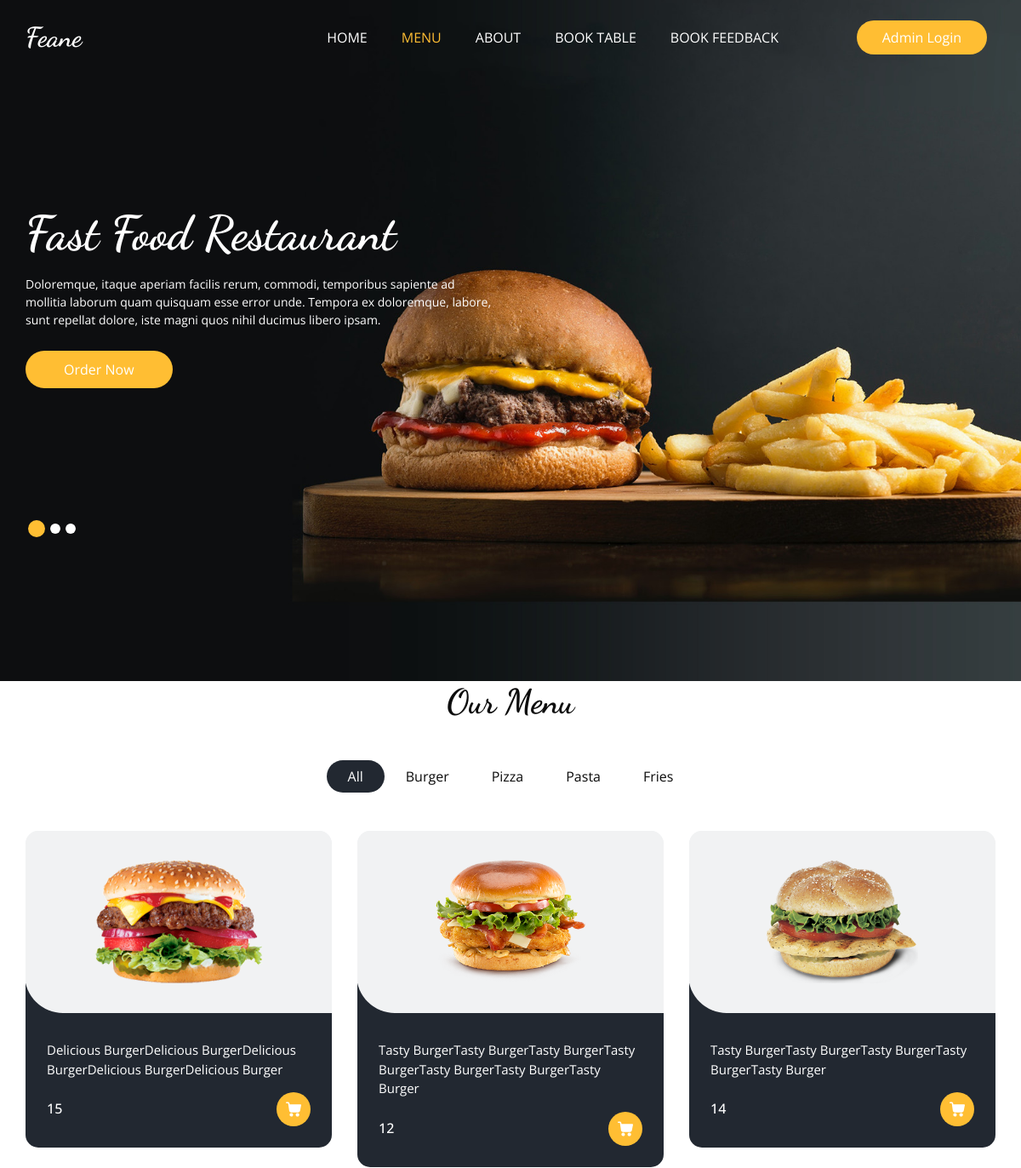
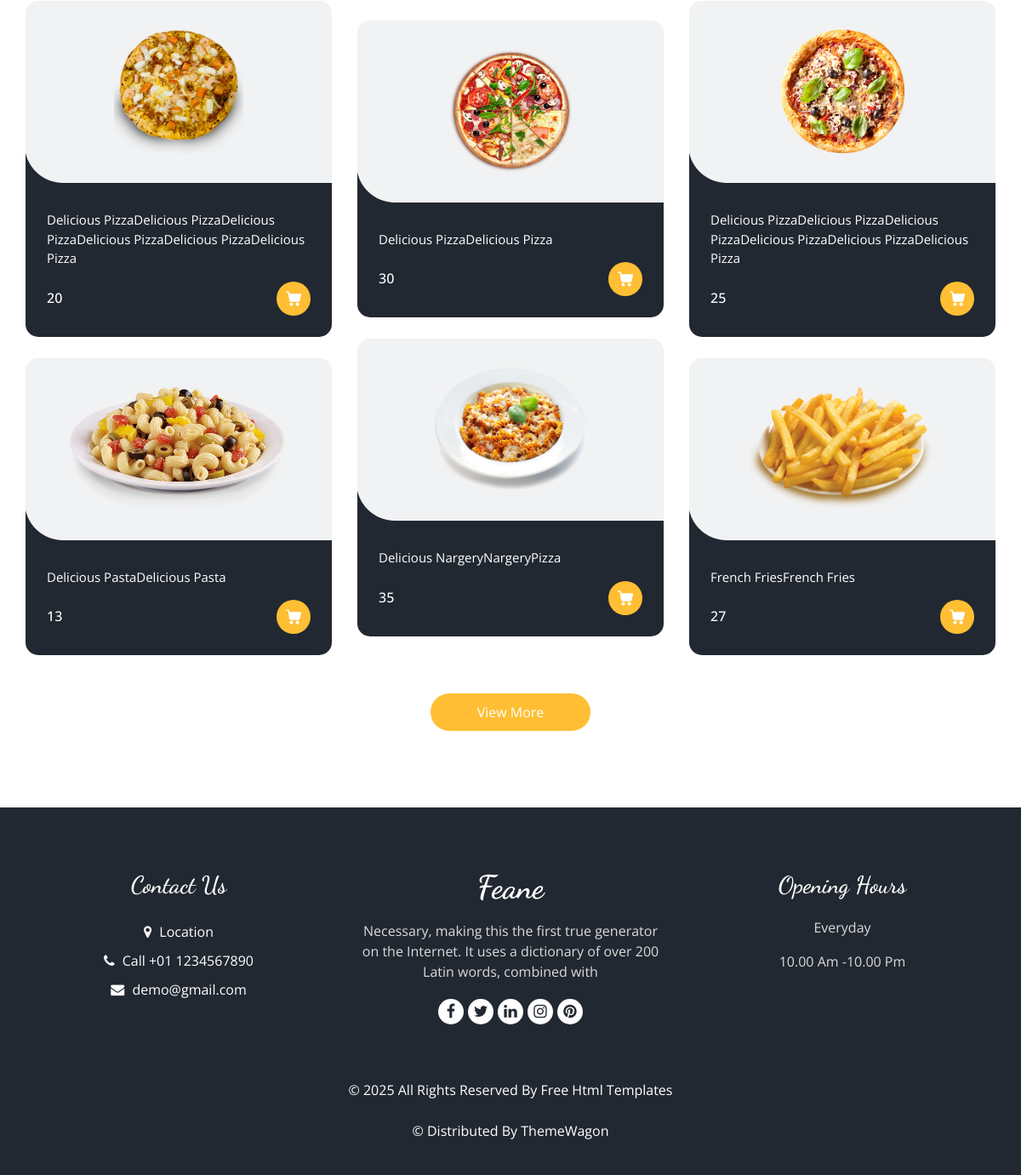
The page /menu on the database its author committed (2 pictures, top to bottom).
### Base_App/models.py (models this page shows, shortened)
class ItemList(models.Model):
    Category_name = models.CharField(max_length=15)
    def __str__(self):
        return self.Category_name

class Items(models.Model):
    Item_name = models.CharField(max_length=25)
    description = models.TextField(blank=False)
    Price = models.IntegerField()
    Category = models.ForeignKey(ItemList,related_name='Name', on_delete=models.CASCADE)
    Image = models.ImageField(upload_to='Items/')

### Base_App/views.py (the view)
# urls.py: path('menu', MenuView,name='Menu'),
def MenuView(request):
    items = Items.objects.all()
    list = ItemList.objects.all()
    return render(request,'menu.html',{'items':items, 'list':list})

### template/menu.html (shortened to what this page needs)
{% extends "base.html" %}
{% block slider %}
{% block menu_status %}active{% endblock menu_status %}
<section class="slider_section ">
    <div id="customCarousel1" class="carousel slide" data-ride="carousel">
      <div class="carousel-inner">
        <div class="carousel-item active">
          <div class="container ">
            <div class="row">
              <div class="col-md-7 col-lg-6 ">
                <div class="detail-box">
                  <h1>
                    Fast Food Restaurant
                  </h1>
                  <p>
                    Doloremque, itaque aperiam facilis rerum, commodi, temporibus sapiente ad mollitia laborum quam quisquam esse error unde. Tempora ex doloremque, labore, sunt repellat dolore, iste magni quos nihil ducimus libero ipsam.
                  </p>
                  <div class="btn-box">
                    <a href="" class="btn1">
                      Order Now
                    </a>
                  </div>
                </div>
              </div>
            </div>
          </div>
        </div>
      </div>
      <div class="container">
        <ol class="carousel-indicators">
          <li data-target="#customCarousel1" data-slide-to="0" class="active"></li>
          <li data-target="#customCarousel1" data-slide-to="1"></li>
          <li data-target="#customCarousel1" data-slide-to="2"></li>
        </ol>
      </div>
    </div>
</section>
{% endblock slider %}
{% block main %}
<section class="food_section layout_padding-bottom">
    <div class="container">
      <div class="heading_container heading_center">
        <h2>
          Our Menu
        </h2>
      </div>
      <ul class="filters_menu">
        <li class="active" data-filter="*">All</li>
        {% for i in list %}
        <li data-filter=".{{i.Category_name}}">{{i.Category_name}}</li>
        {% endfor %}
      </ul>
      <div class="filters-content">
        <div class="row grid">
            {% for j in items %}
          <div class="col-sm-6 col-lg-4 all {{j.Category}}">
            <div class="box">
              <div>
                <div class="img-box">
                  <img src="media/{{j.Image}}" alt="{{j.Image}}">
                </div>
                <div class="detail-box">
                  <p>
                    {{j.description}}
                  </p>
                  <div class="options">
                    <h6>
                      {{j.Price}}
                    </h6>
                    <a href="">
                    </a>
                  </div>
                </div>
              </div>
            </div>
          </div>
          {% endfor %}
        </div>
      </div>
      <div class="btn-box">
        <a href="">
          View More
        </a>
      </div>
    </div>
</section>
{% endblock main %}

### template/base.html (shortened to what this page needs)
<!DOCTYPE html>
<html>
{% load static %}
<head>
  <link rel="stylesheet" type="text/css" href="{% static "css/bootstrap.css" %}" />
  <link rel="stylesheet" type="text/css" href="https://cdnjs.cloudflare.com/ajax/libs/OwlCarousel2/2.3.4/assets/owl.carousel.min.css" />
  <link rel="stylesheet" href="https://cdnjs.cloudflare.com/ajax/libs/jquery-nice-select/1.1.0/css/nice-select.min.css" />
  <link href="{% static "css/font-awesome.min.css" %}" rel="stylesheet" />
  <link href="{% static "css/style.css" %}" rel="stylesheet" />
  <link href="{% static "css/responsive.css" %}" rel="stylesheet" />
</head>
<body>
  <div class="hero_area">
    <div class="bg-box">
      <img src="{% static "images/hero-bg.jpg" %}" alt="">
    </div>
    <header class="header_section">
      <div class="container">
        <nav class="navbar navbar-expand-lg custom_nav-container ">
          <a class="navbar-brand" href="{% url "Home"%}">
            <span>
              Feane
            </span>
          </a>
          <div class="collapse navbar-collapse" id="navbarSupportedContent">
            <ul class="navbar-nav  mx-auto ">
              <li class="nav-item {% block home_status %}{% endblock home_status %}">
                <a class="nav-link" href="{% url 'Home'%}">Home <span class="sr-only">(current)</span></a>
              </li>
              <li class="nav-item {% block menu_status %}{% endblock menu_status %}">
                <a class="nav-link" href="{% url 'Menu'%}">Menu</a>
              </li>
              <li class="nav-item {% block about_status %}{% endblock about_status %}">
                <a class="nav-link" href="{% url 'About'%}">About</a>
              </li>
              <li class="nav-item {% block book_status %}{% endblock book_status %}">
                <a class="nav-link" href="{% url 'Book_Table'%}">Book Table</a>
              </li>
              <li class="nav-item {% block feedback_status %}{% endblock feedback_status %}">
                <a class="nav-link" href="{% url 'Feedback'%}">Book Feedback</a>
              </li>
            </ul>
            <div class="user_option">
              <a href="/admin" class="order_online">
                Admin Login
              </a>
            </div>
          </div>
        </nav>
      </div>
    </header>
    {% block slider %}{% endblock slider %}
  </div>
 {% block main %}{% endblock main %}
  <footer class="footer_section">
    <div class="container">
      <div class="row">
        <div class="col-md-4 footer-col">
          <div class="footer_contact">
            <h4>
              Contact Us
            </h4>
            <div class="contact_link_box">
              <a href="">
                <i class="fa fa-map-marker" aria-hidden="true"></i>
                <span>
                  Location
                </span>
              </a>
              <a href="">
                <i class="fa fa-phone" aria-hidden="true"></i>
                <span>
                  Call +01 1234567890
                </span>
              </a>
              <a href="">
                <i class="fa fa-envelope" aria-hidden="true"></i>
                <span>
                  demo@gmail.com
                </span>
              </a>
            </div>
          </div>
        </div>
        <div class="col-md-4 footer-col">
          <div class="footer_detail">
            <a href="" class="footer-logo">
              Feane
            </a>
            <p>
              Necessary, making this the first true generator on the Internet. It uses a dictionary of over 200 Latin words, combined with
            </p>
            <div class="footer_social">
              <a href="">
                <i class="fa fa-facebook" aria-hidden="true"></i>
              </a>
              <a href="">
                <i class="fa fa-twitter" aria-hidden="true"></i>
              </a>
              <a href="">
                <i class="fa fa-linkedin" aria-hidden="true"></i>
              </a>
              <a href="">
                <i class="fa fa-instagram" aria-hidden="true"></i>
              </a>
              <a href="">
                <i class="fa fa-pinterest" aria-hidden="true"></i>
              </a>
            </div>
          </div>
        </div>
        <div class="col-md-4 footer-col">
          <h4>
            Opening Hours
          </h4>
          <p>
            Everyday
          </p>
          <p>
            10.00 Am -10.00 Pm
          </p>
        </div>
      </div>
      <div class="footer-info">
        <p>
          &copy; <span id="displayYear"></span> All Rights Reserved By
          <a href="https://html.design/">Free Html Templates</a><br><br>
          &copy;  Distributed By
          <a href="https://themewagon.com/" target="_blank">ThemeWagon</a>
        </p>
      </div>
    </div>
  </footer>
</body>
</html>

### static/css/responsive.css (style rules this page uses)
@media (min-width: 1200px) { .container { max-width: 1170px; } }

### rows shown on the page
ItemList: Category_name "Burger"
ItemList: Category_name "Pizza"
ItemList: Category_name "Pasta"
ItemList: Category_name "Fries"
Items: Image (picture), description "Delicious BurgerDelicious BurgerDelicious BurgerDelicious BurgerDelicious Burger", Price "15"
Items: Image (picture), description "Tasty BurgerTasty BurgerTasty BurgerTasty BurgerTasty BurgerTasty BurgerTasty Burger", Price "12"
Items: Image (picture), description "Tasty BurgerTasty BurgerTasty BurgerTasty BurgerTasty Burger", Price "14"
Items: Image (picture), description "Delicious PizzaDelicious PizzaDelicious PizzaDelicious PizzaDelicious PizzaDelicious Pizza", Price "20"
Items: Image (picture), description "Delicious PizzaDelicious PizzaDelicious PizzaDelicious PizzaDelicious PizzaDelicious Pizza", Price "25"
Items: Image (picture), description "Delicious PizzaDelicious Pizza", Price "30"
Items: Image (picture), description "Delicious NargeryNargeryPizza", Price "35"
Items: Image (picture), description "Delicious PastaDelicious Pasta", Price "13"
Items: Image (picture), description "French FriesFrench Fries", Price "27"
